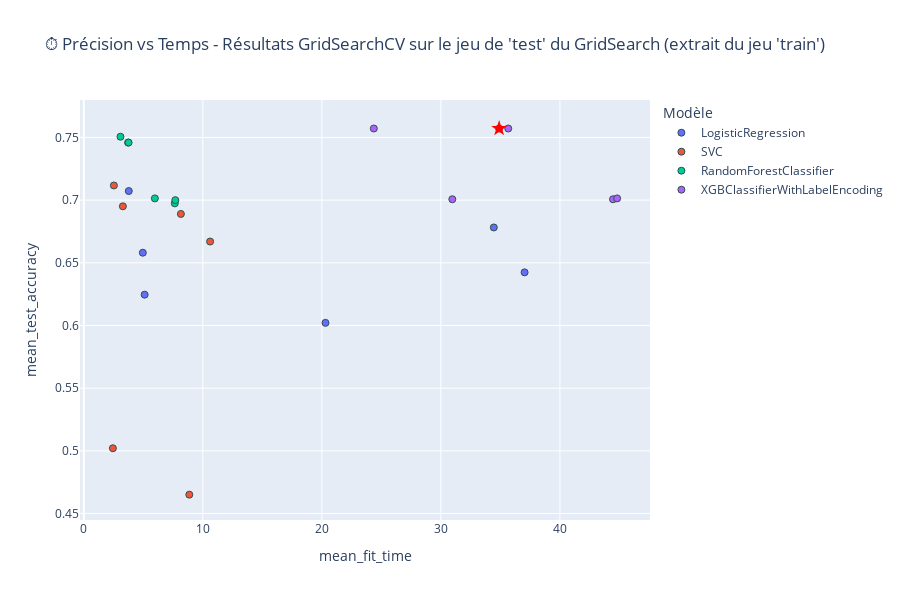
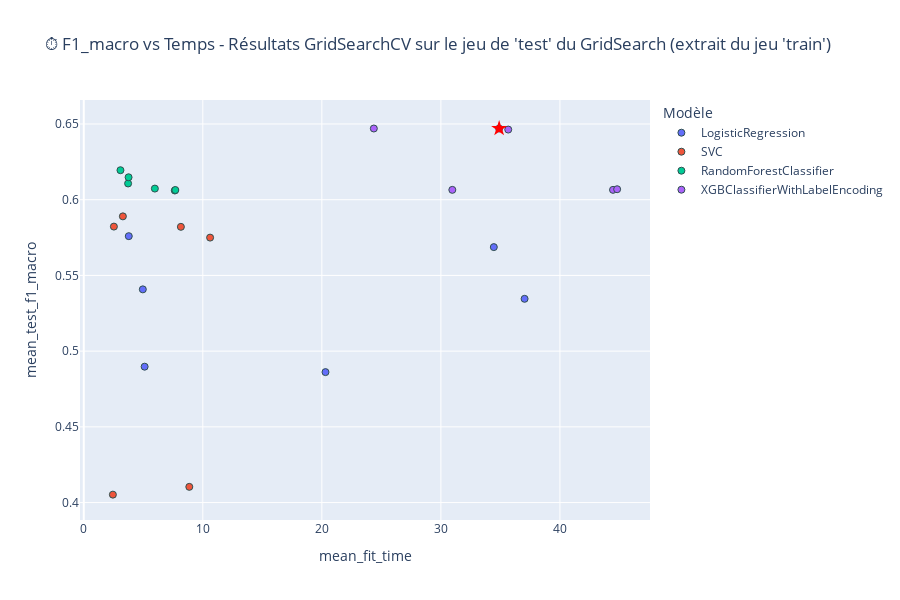
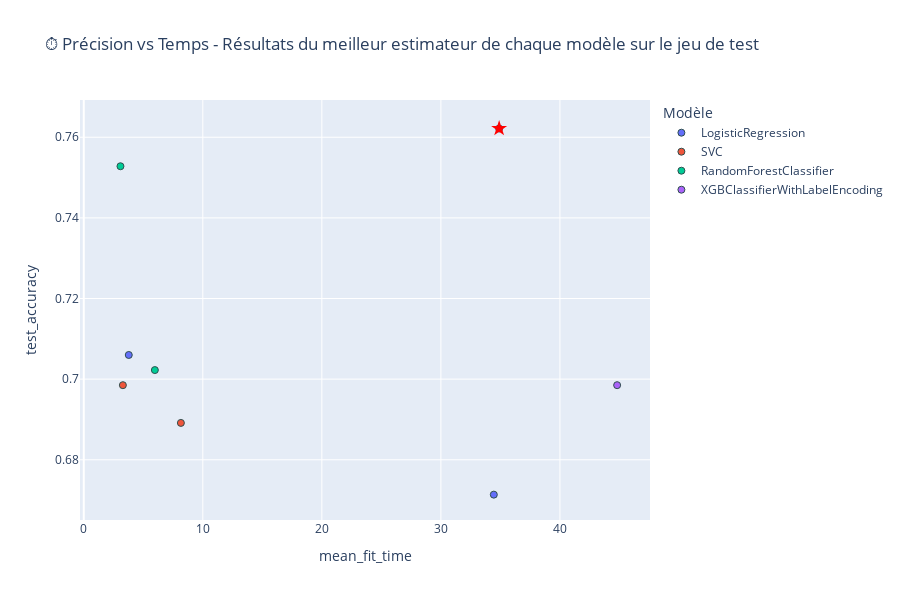
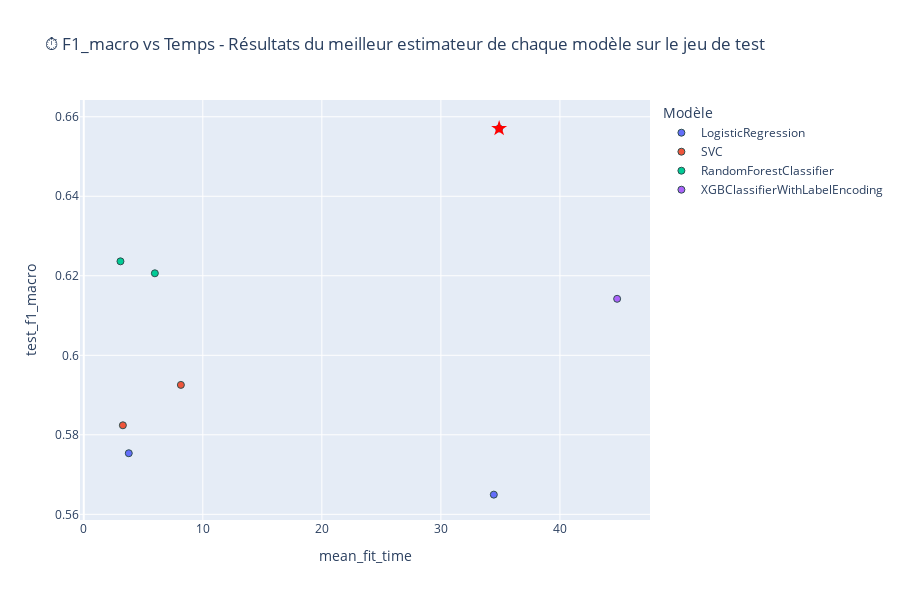

Notebook source saved alongside these figures, in order:
### Code cell
import plotly.express as px
import plotly.graph_objects as go

# Création du graphique interactif pour chaque cas

for score, title in scores.items():
    
    # Trouver l’indice du meilleur modèle
    best_idx = results_df[score].idxmax()
    best_row = results_df.loc[best_idx]

    fig = px.scatter(
        results_df,
        x='mean_fit_time',
        y=score,
        color='model_name',
        hover_data={
            'model_name': True,
            'params_str': True,
            'mean_fit_time': ':.2f',
            score: ':.4f',
        },
        title=title
    )
    fig.update_traces(marker=dict(size=7, line=dict(width=1, color='DarkSlateGrey')))

    # Ajouter un marqueur spécial pour le meilleur point
    fig.add_trace(go.Scatter(
        x=[best_row['mean_fit_time']],
        y=[best_row[score]],
        mode='markers+text',
        marker=dict(
            color='red',
            size=12,
            symbol='star'
        ),
        # text=["🏆"],
        textposition="top center",
        hoverinfo='skip',  # pour ne pas gêner les tooltips de px
        showlegend=False
    ))

    fig.update_layout(legend_title_text='Modèle', height=600)
    fig.show()
